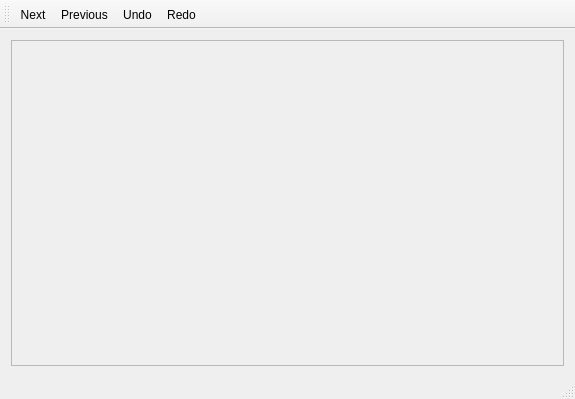
<?xml version="1.0" encoding="UTF-8"?>
<ui version="4.0">
 <class>MainWindow</class>
 <widget class="QMainWindow" name="MainWindow">
  <property name="geometry">
   <rect>
    <x>0</x>
    <y>0</y>
    <width>575</width>
    <height>399</height>
   </rect>
  </property>
  <property name="windowTitle">
   <string>MainWindow</string>
  </property>
  <widget class="QWidget" name="centralWidget">
   <layout class="QHBoxLayout" name="horizontalLayout">
    <item>
     <widget class="QScrollArea" name="scrollArea">
      <property name="widgetResizable">
       <bool>true</bool>
      </property>
      <widget class="QWidget" name="scrollAreaWidgetContents">
       <property name="geometry">
        <rect>
         <x>0</x>
         <y>0</y>
         <width>555</width>
         <height>305</height>
        </rect>
       </property>
      </widget>
     </widget>
    </item>
   </layout>
  </widget>
  <widget class="QMenuBar" name="menuBar">
   <property name="geometry">
    <rect>
     <x>0</x>
     <y>0</y>
     <width>575</width>
     <height>23</height>
    </rect>
   </property>
  </widget>
  <widget class="QToolBar" name="mainToolBar">
   <attribute name="toolBarArea">
    <enum>TopToolBarArea</enum>
   </attribute>
   <attribute name="toolBarBreak">
    <bool>false</bool>
   </attribute>
   <addaction name="actionNext"/>
   <addaction name="actionPrevious"/>
   <addaction name="actionUndo"/>
   <addaction name="actionRedo"/>
  </widget>
  <widget class="QStatusBar" name="statusBar"/>
  <action name="actionNext">
   <property name="text">
    <string>Next</string>
   </property>
   <property name="shortcut">
    <string>Right</string>
   </property>
  </action>
  <action name="actionPrevious">
   <property name="text">
    <string>Previous</string>
   </property>
   <property name="shortcut">
    <string>Left</string>
   </property>
  </action>
  <action name="actionUndo">
   <property name="text">
    <string>Undo</string>
   </property>
   <property name="shortcut">
    <string>Ctrl+Z</string>
   </property>
  </action>
  <action name="actionRedo">
   <property name="text">
    <string>Redo</string>
   </property>
   <property name="shortcut">
    <string>Ctrl+Y</string>
   </property>
  </action>
 </widget>
 <layoutdefault spacing="6" margin="11"/>
 <resources/>
 <connections/>
</ui>
